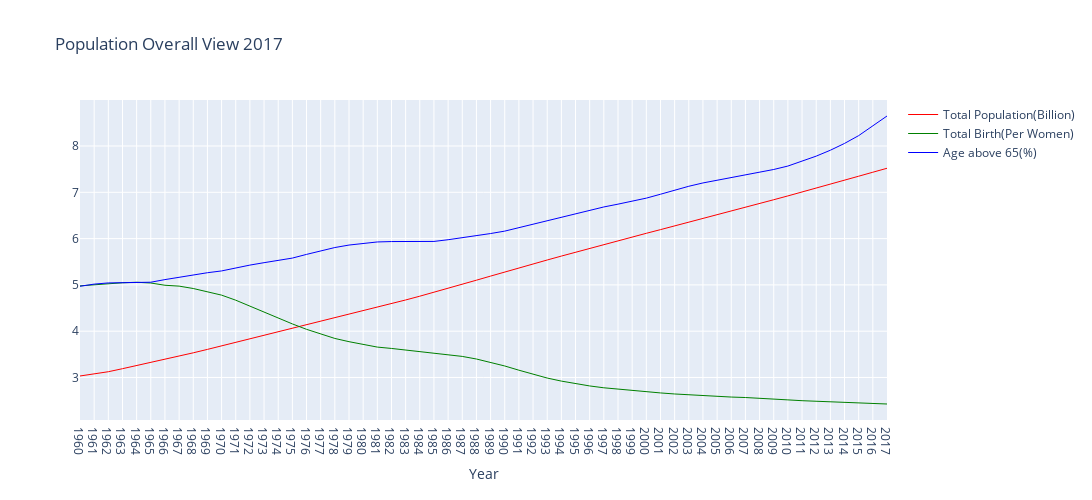

Notebook code cell kept with this figure:
### Code cell
# ploting

population_2017 = go.Scatter(
    
    x = df_world_2017['year'],
    y = df_world_2017['divide'],
    
    name = 'Total Population(Billion)',
    
    line = dict(color = 'red',
                width = 1),
    
    connectgaps = True
)

birth_2017 = go.Scatter(
    
    x = df_birthrate_2017['year'],
    y = df_birthrate_2017['birthrate'],
    
    name = 'Total Birth(Per Women)',
    
    line = dict(color = 'green',
                width = 1),
    
    connectgaps = True
)

Aging_2017 = go.Scatter(
    
    x = df_aging_2017['year'],
    y = df_aging_2017['Aging'],
    
    name = 'Age above 65(%)',
    
    line = dict(color = 'blue',
                width = 1),
    
    connectgaps = True
)

data = [population_2017, birth_2017, Aging_2017]

layout = dict(title = 'Population Overall View 2017',
              xaxis = dict(title = 'Year'),
              yaxis = dict(title = ''),
            width=1100,
            height=500
              )

fig = dict(data=data, layout=layout)

offline.iplot(fig)

### Figure 1 — Plotly figure (JSON) as saved in the notebook; plotly's stock layout.template omitted (floating-point values rounded to 4 significant figures)
{"data": [{"connectgaps": true, "line": {"color": "red", "width": 1}, "name": "Total Population(Billion)", "type": "scatter", "x": ["1960", "1961", "1962", "1963", "1964", "1965", "1966", "1967", "1968", "1969", "1970", "1971", "1972", "1973", "1974", "1975", "1976", "1977", "1978", "1979", "1980", "1981", "1982", "1983", "1984", "1985", "1986", "1987", "1988", "1989", "1990", "1991", "1992", "1993", "1994", "1995", "1996", "1997", "1998", "1999", "2000", "2001", "2002", "2003", "2004", "2005", "2006", "2007", "2008", "2009", "2010", "2011", "2012", "2013", "2014", "2015", "2016", "2017"], "y": [3.032, 3.072, 3.125, 3.19, 3.255, 3.322, 3.392, 3.462, 3.533, 3.607, 3.682, 3.761, 3.837, 3.913, 3.988, 4.063, 4.135, 4.208, 4.281, 4.357, 4.433, 4.511, 4.592, 4.674, 4.756, 4.839, 4.925, 5.013, 5.101, 5.19, 5.28, 5.368, 5.453, 5.538, 5.622, 5.707, 5.79, 5.872, 5.954, 6.034, 6.114, 6.194, 6.273, 6.352, 6.432, 6.512, 6.593, 6.674, 6.757, 6.84, 6.922, 7.004, 7.089, 7.176, 7.262, 7.348, 7.434, 7.519]}, {"connectgaps": true, "line": {"color": "green", "width": 1}, "name": "Total Birth(Per Women)", "type": "scatter", "x": ["1960", "1961", "1962", "1963", "1964", "1965", "1966", "1967", "1968", "1969", "1970", "1971", "1972", "1973", "1974", "1975", "1976", "1977", "1978", "1979", "1980", "1981", "1982", "1983", "1984", "1985", "1986", "1987", "1988", "1989", "1990", "1991", "1992", "1993", "1994", "1995", "1996", "1997", "1998", "1999", "2000", "2001", "2002", "2003", "2004", "2005", "2006", "2007", "2008", "2009", "2010", "2011", "2012", "2013", "2014", "2015", "2016", "2017"], "y": [4.979, 5.004, 5.025, 5.046, 5.056, 5.041, 4.992, 4.973, 4.922, 4.856, 4.779, 4.669, 4.54, 4.41, 4.289, 4.157, 4.04, 3.937, 3.843, 3.773, 3.714, 3.657, 3.627, 3.595, 3.564, 3.536, 3.5, 3.455, 3.399, 3.324, 3.249, 3.157, 3.072, 2.988, 2.922, 2.863, 2.817, 2.777, 2.746, 2.717, 2.696, 2.666, 2.644, 2.625, 2.609, 2.588, 2.577, 2.567, 2.555, 2.534, 2.516, 2.499, 2.489, 2.472, 2.465, 2.455, 2.445, 2.427]}, {"connectgaps": true, "line": {"color": "blue", "width": 1}, "name": "Age above 65(%)", "type": "scatter", "x": ["1960", "1961", "1962", "1963", "1964", "1965", "1966", "1967", "1968", "1969", "1970", "1971", "1972", "1973", "1974", "1975", "1976", "1977", "1978", "1979", "1980", "1981", "1982", "1983", "1984", "1985", "1986", "1987", "1988", "1989", "1990", "1991", "1992", "1993", "1994", "1995", "1996", "1997", "1998", "1999", "2000", "2001", "2002", "2003", "2004", "2005", "2006", "2007", "2008", "2009", "2010", "2011", "2012", "2013", "2014", "2015", "2016", "2017"], "y": [4.97, 5.017, 5.042, 5.052, 5.056, 5.058, 5.114, 5.168, 5.218, 5.263, 5.302, 5.369, 5.427, 5.48, 5.53, 5.579, 5.659, 5.736, 5.807, 5.86, 5.893, 5.927, 5.936, 5.932, 5.93, 5.939, 5.976, 6.016, 6.06, 6.109, 6.162, 6.235, 6.315, 6.394, 6.465, 6.526, 6.613, 6.683, 6.744, 6.806, 6.874, 6.958, 7.045, 7.13, 7.202, 7.258, 7.328, 7.383, 7.435, 7.493, 7.567, 7.668, 7.781, 7.909, 8.056, 8.224, 8.429, 8.648]}], "layout": {"height": 500, "title": {"text": "Population Overall View 2017"}, "width": 1100, "xaxis": {"title": {"text": "Year"}}, "yaxis": {"title": {"text": ""}}}}
